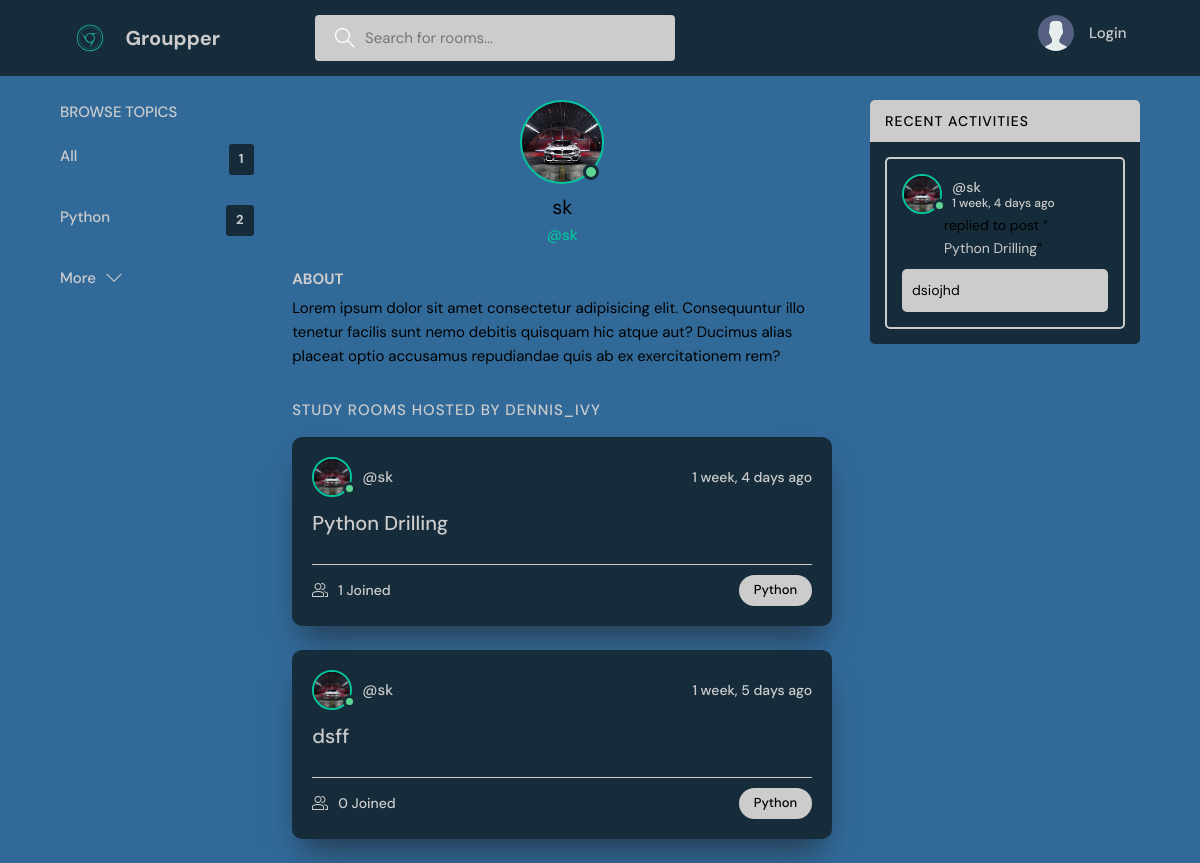
The app's page /profile/1/, older data.
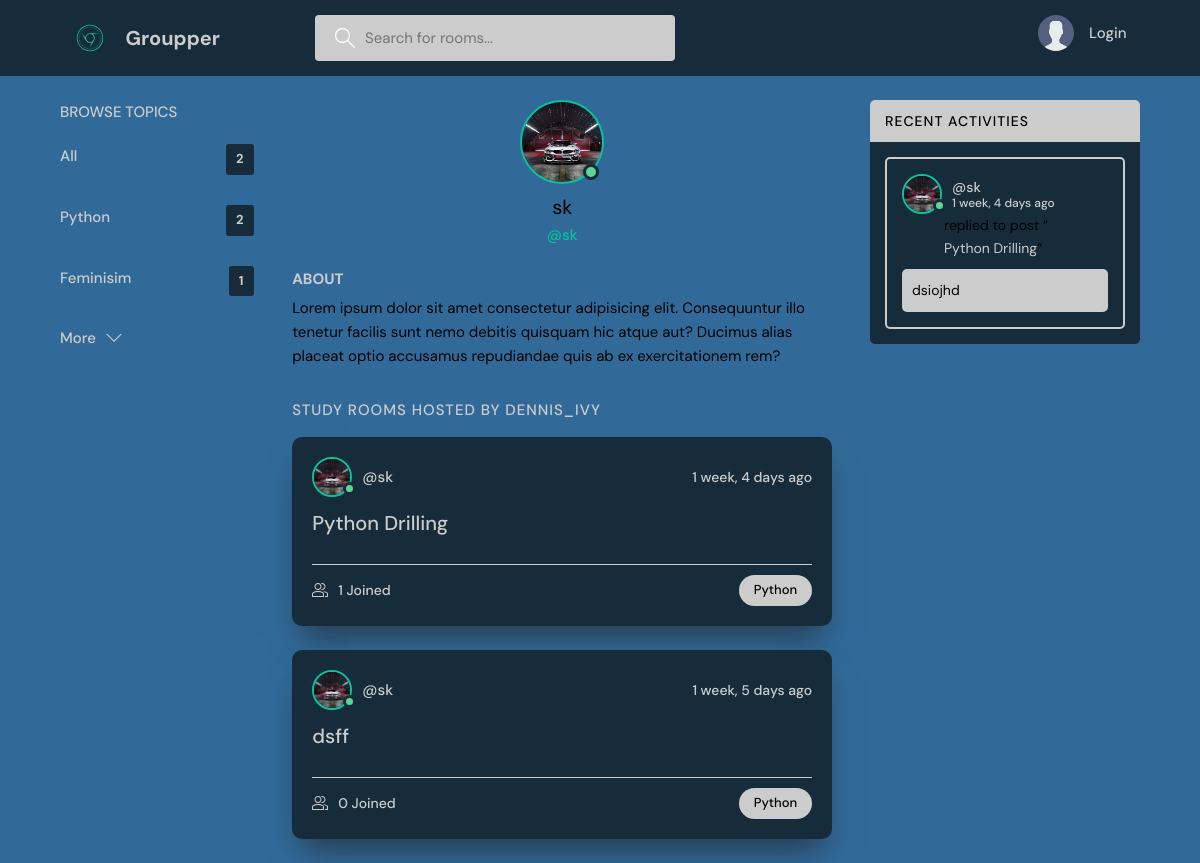
The same page, newer data.
### base/models.py (models this page shows, shortened)
class Topic(models.Model):
    name= models.CharField(max_length=200)

class User(AbstractUser):
   name = models.CharField(max_length=200, null=True)
   email = models.EmailField(unique=True, null=True)
   bio = models.TextField(null=True)
   avatar = models.ImageField(null=True, default="avatar.svg")
   USERNAME_FIELD = 'email'
   REQUIRED_FIELDS = []

class Room(models.Model):
    host = models.ForeignKey(User,on_delete=models.SET_NULL , null =True)
    topic =  models.ForeignKey(Topic,on_delete=models.SET_NULL , null =True)
    name = models.CharField(max_length=200)
    description = models.TextField(null=True , blank = True)
    participants = models.ManyToManyField(User , related_name='participants' ,blank=True)
    updated = models.DateTimeField(auto_now=True)
    created = models.DateTimeField(auto_now=True)
    class Meta:
        ordering = ['-updated' , '-created']
    def __str__(self):
        return self.name

class Message(models.Model):
    user = models.ForeignKey(User, on_delete=models.CASCADE)
    room = models.ForeignKey(Room,on_delete=models.CASCADE)
    body = models.TextField()
    updated = models.DateTimeField(auto_now=True)
    created = models.DateTimeField(auto_now=True)
    class Meta:
        ordering = ['-updated' , '-created']

### base/views.py (the view)
# urls.py: path('profile/<str:pk>/' , views.userProfile , name="user-profile"),
def userProfile(request ,pk):
    user = User.objects.get(id=pk)
    rooms = user.room_set.all()
    room_messages = user.message_set.all()
    topics = Topic.objects.all()
    context = {'user' : user , 'rooms' : rooms ,'room_messages' : room_messages  , 'topics' : topics}
    return render(request, 'base/profile.html' , context)

### base/templates/base/profile.html (shortened to what this page needs)
{% extends 'main.html' %}
{% block content %}
  <main class="profile-page layout layout--3">
    <div class="container">
      {%  include 'base/topics_component.html'  %}
      <div class="roomList">
        <div class="profile">
          <div class="profile__avatar">
            <div class="avatar avatar--large active">
              <img src="{{user.avatar.url}}" />
            </div>
          </div>
          <div class="profile__info">
            <h3>{{user.username}}</h3>
            <p>@{{user.username}}</p>
          </div>
          <div class="profile__about">
            <h3>About</h3>
            <p>
              Lorem ipsum dolor sit amet consectetur adipisicing elit. Consequuntur illo tenetur
              facilis sunt nemo debitis quisquam hic atque aut? Ducimus alias placeat optio
              accusamus repudiandae quis ab ex exercitationem rem?
            </p>
          </div>
        </div>
        <div class="roomList__header">
          <div>
            <h2>Study Rooms Hosted by dennis_ivy</a>
            </h2>
          </div>
        </div>
        {%  include 'base/feed_component.html'  %}
      </div>
      {%  include 'base/activity_component.html'  %}
    </div>
  </main>
{% endblock content %}

### templates/main.html (shortened to what this page needs)
<!DOCTYPE html>
{% load static  %}
<html lang="en">
  <head>
    <link rel="stylesheet" href=" {% static 'styles/style.css' %}" />
  </head>
  <body>
    {% include 'navbar.html'%}
    {% block content %}
    {%endblock %}
  </body>
</html>

### templates/navbar.html (shortened to what this page needs)
{% load static  %}
   <header class="header header--loggedIn">
    <div class="container">
      <a href="{% url 'home' %}" class="header__logo">
        <img src="{% static 'images/logo3.svg' %}"/>
        <h1>Groupper</h1>
      </a>
      <form class="header__search" method="GET" action = "{% url 'home' %}" >
        <label>
          <input name="q" placeholder="Search for rooms..." />
        </label>
      </form>
      <nav class="header__menu">
        {% if request.user.is_authenticated %}
        <div class="header__user">
          <a href="{% url 'update-user'%}">
            <div class="avatar avatar--medium active">
              <img src="{{request.user.avatar.url}}" />
            </div>
            <p>{{request.user.username}}<span>@{{request.user.username}} </span></p>
          </a>
          <button class="dropdown-button">
            <svg version="1.1" xmlns="http://www.w3.org/2000/svg" width="32" height="32" viewBox="0 0 32 32">
              <title>chevron-down</title>
              <path d="M16 21l-13-13h-3l16 16 16-16h-3l-13 13z"></path>
            </svg>
          </button>
        </div>
        {% else %}
        <a href="{% url 'login' %}">
            <img src="{% static 'images/avatar.svg' %}" />
            <p>Login</p>
        </a>
        {% endif %}
      </nav>
    </div>
  </header>

### base/templates/base/topics_component.html
<div class="topics">
  <div class="topics__header">
    <h2>Browse Topics</h2>
  </div>
  <ul class="topics__list">
    <li>
      <a href="{% url 'home' %}" class="active">All <span>{{ topics.count }}</span></a>
    </li>
    {%for topic in topics%}
    <li>
      <a href="{% url 'home' %}?q={{topics.name}}">{{ topic.name }} <span>{{topic.room_set.all.count}}</span></a>
    </li>
    {% endfor %}
  </ul>
  <a class="btn btn--link" href="{% url 'topics' %}">
    More
    <svg version="1.1" xmlns="http://www.w3.org/2000/svg" width="32" height="32" viewBox="0 0 32 32">
      <title>chevron-down</title>
      <path d="M16 21l-13-13h-3l16 16 16-16h-3l-13 13z"></path>
    </svg>
  </a>
</div>

### base/templates/base/feed_component.html (shortened to what this page needs)
{% for room in rooms %}
<div class="roomListRoom">
    <div class="roomListRoom__header">
        <a href="{% url 'user-profile' room.host.id %}" class="roomListRoom__author">
            <div class="avatar avatar--medium active">
                <img src="{{room.host.avatar.url}}" />
            </div>
            <span>@{{room.host.username}}</span>
        </a>
        <div class="roomListRoom__actions">
            <span>{{room.created|timesince}} ago </span>
        </div>
    </div>
    <div class="roomListRoom__content">
        <a href="{%url 'room' room.id %}">{{room.name}}</a>
    </div>
    <div class="roomListRoom__meta">
        <a href="{%url 'room' room.id %}" class="roomListRoom__joined">
            {{room.participants.all.count}} Joined
        </a>
        <p class="roomListRoom__topic">{{room.topic.name}}</p>
    </div>
</div>
{% endfor %}

### base/templates/base/activity_component.html (shortened to what this page needs)
<div class="activities">
    <div class="activities__header">
      <h2>Recent Activities</h2>
    </div>
    {% for message in room_messages %}
    <div class="activities__box">
      <div class="activities__boxHeader roomListRoom__header">
        <a href="{%  url 'user-profile' message.user.id %}" class="roomListRoom__author">
          <div class="avatar avatar--medium active">
            <img src="{{message.user.avatar.url}}" />
          </div>
          <p>
            @{{message.user.username}}
            <span>{{message.created|timesince}} ago </span>
          </p>
        </a>
        </div>
      <div class="activities__boxContent">
        <p>replied to post “<a href="{% url 'room' message.room.id %}">{{message.room}}</a>”</p>
        <div class="activities__boxRoomContent">
            {{message.body}}
        </div>
      </div>
    </div>
    {% endfor %}
</div>

Row changes from the older to the newer data that the page shows:
added Topic: name "Feminisim", room_set.all.count "1"
Text that changed along with them:
{{ topics.count }}: "1" → "2"
